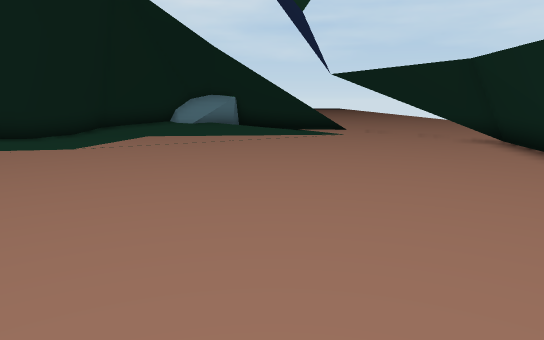
view 1 (above)

16 first-person views from a walk through a scene from a Unity 3-D project. The camera is 1.2 m above the floor, tilts 10° down and sees 70° across. The floor is counted in squares, 1 m on a side. Each view is taken from the middle of a square. On the plan, view 1 faces up. The plan holds only what a view shows up to about 15 squares ahead; the rest is blank. The place goes on beyond the plan. Some animated figures are not drawn.

view 2
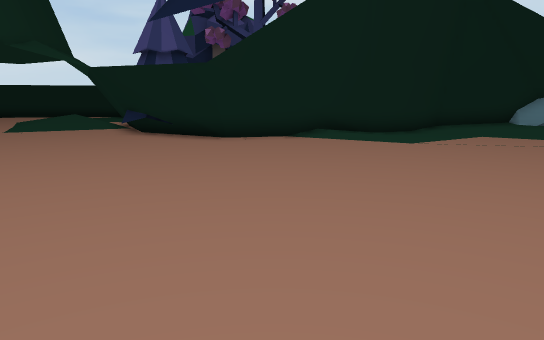

view 3
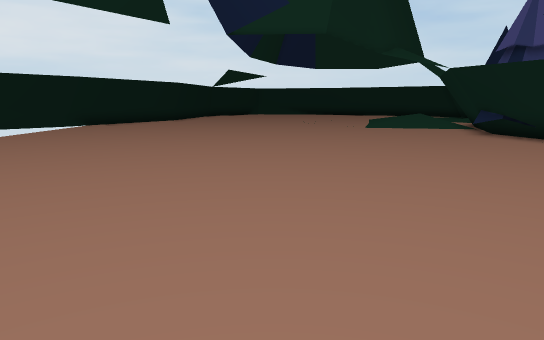

view 4
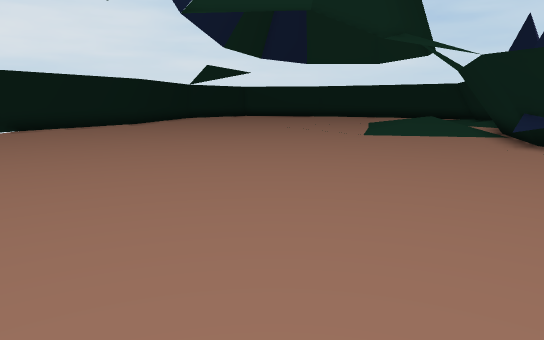

view 5
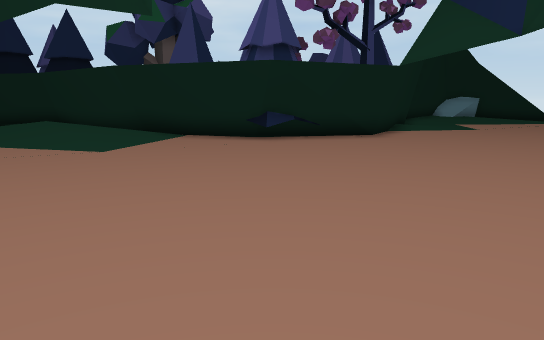

view 6
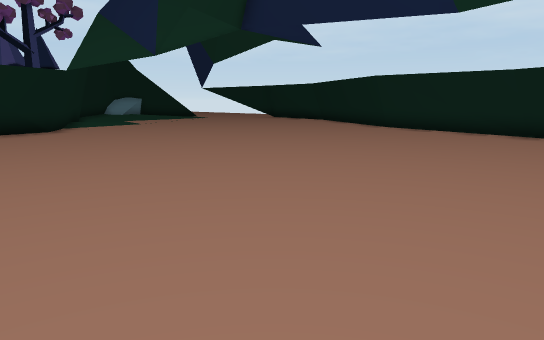

view 7
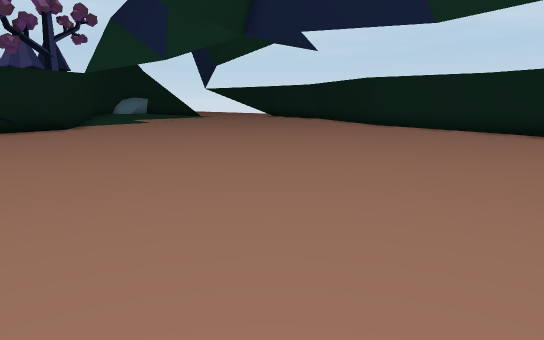

view 8
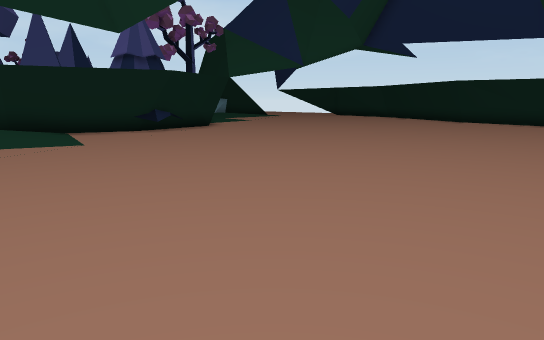

view 9
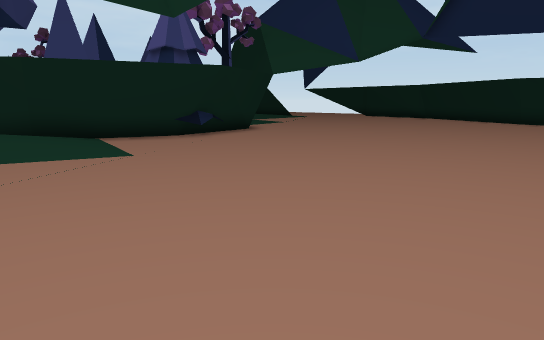

view 10
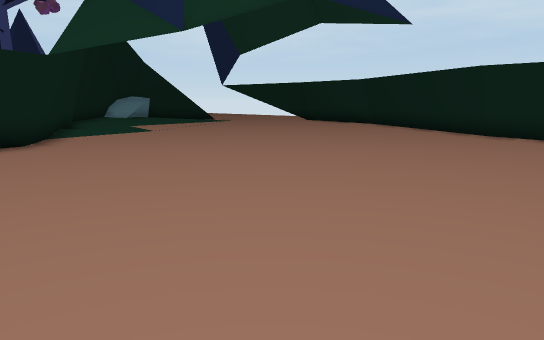

view 11
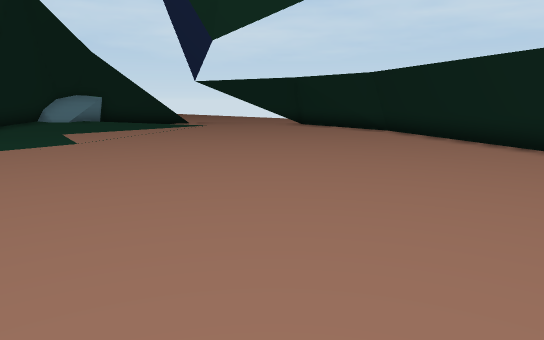

view 12
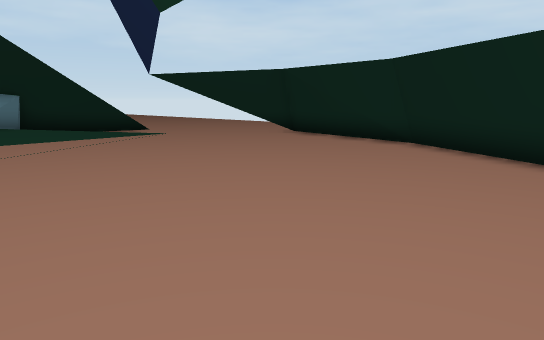

view 13
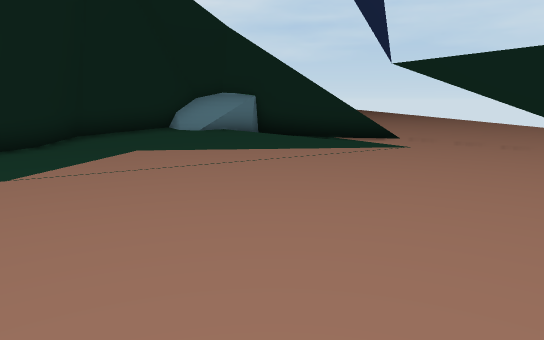

view 14
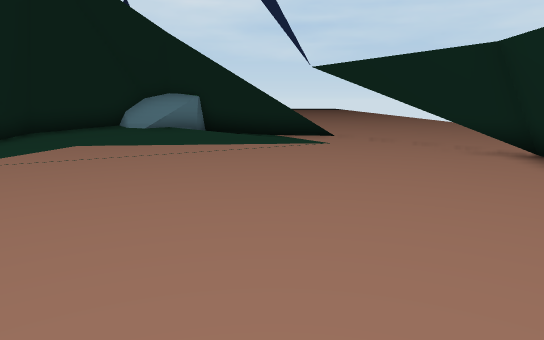

view 15
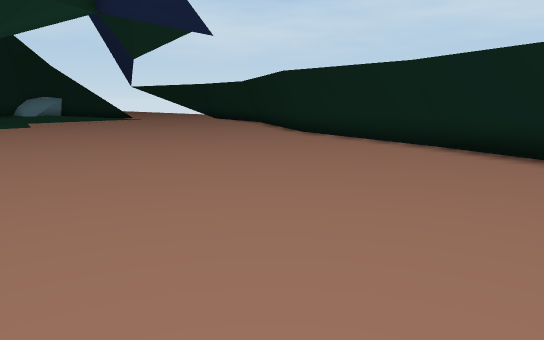

view 16
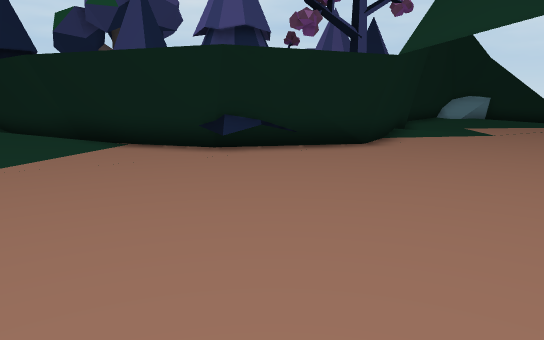

### Floor plan
Points are (right, up) in squares from view 1. A wall is a line through its corners. A room is listed if a view was taken in it or the views show most of it. See-through windows are left out.
Room 1 (views 1, 2, 3, 4, 5, 6, 7, 8, 9, 10, 11, 12, 13, 14, 15, 16)
walls: (-12.1, 5.5) (-14.1, 5) (-19, 6.8); (-9.9, 6.5) (-13.1, 5.1); (-12.7, 5.2) (-14.2, 4.8) (-19.1, 6.6); (-11.9, 5.8) (-12.6, 5.6); (-13.2, 5.5) (-14.3, 5.2); (-14.2, 5.4) (-19.1, 7) (-22.6, 9.7); (-8.7, 9.1) (-10.1, 6.6) (-12.5, 5.5); (-18.1, 6.1) (-19.1, 6.4) (-20.4, 7.4); (-7.4, 11.4) (-9.9, 6.3); (1.4, -0.7) (5.4, 6.3) (5.5, 8); (-7.4, 11.5) (-10.1, 6.8); (1.6, -0.6) (5.6, 6.2); (-18.9, 6.6) (-22, 8.9); (-0.3, -6.7) (1.5, -0.5); (-0.1, -6.7) (1.7, -0.6); (-1.6, -9.5) (-0.3, -6.5); (-1.3, -9.5) (-0.1, -6.6); (-6.6, 14.4) (-7.6, 11.3); (-19.4, -11) (-18.8, -11.3); (-4.1, 16.4) (-6.2, 15) (-6.8, 13.6); (-3.8, 16.4) (-6.2, 14.7); (5.6, 11.5) (3.2, 14); (0.7, 16.2) (-1.6, 16.6); (5.5, 11.8) (3.8, 13.6); (5.5, 12.1) (4.5, 13.2); (1.2, 16.3) (-1.5, 16.8); (2.1, 16.4) (-1.5, 17)
low walls: (-11.6, 6) (-12.7, 5.8); (-11.1, 6.4) (-12.6, 6.1); (-10.8, 6.6) (-11.5, 6.5); (-10.1, 6.8) (-11.8, 6.1); (-11.8, 6.4) (-12.5, 6.3); (-10.3, 7) (-11, 6.7); (-14.3, 5.6) (-18.9, 7.2); (-14.4, 5.9) (-15.9, 6.4); (-9.5, 8.4) (-10.4, 6.9) (-11.6, 6.6); (-8.6, 9.9) (-9.4, 8.5); (-16.5, 6.6) (-18.7, 7.4); (-7.6, 11.7) (-8.2, 10.4); (2.5, 0.4) (5.6, 5.7); (-18.9, 7.1) (-22.6, 9.9); (-18.8, 7.4) (-19.8, 8.1); (0.3, -6.8) (1.7, -0.7); (-0.5, -8.5) (0.3, -6.6); (-0.3, -8.5) (0.1, -7.4); (-1.1, -9.4) (0.1, -6.7); (-0.9, -9.4) (-0.6, -8.7); (-0.9, -9.5) (-0.5, -8.2); (-20.2, 8.4) (-22.5, 10.1); (-4.5, 16.4) (-6.5, 15.1); (5.5, 12.5) (5.2, 12.8); (3, 16.5) (-1.6, 17.3)

Where each view was taken, in squares from view 1:
view 1: 0 up, 0 right, facing up
view 2: 1 down, 0 right, facing up-left
view 3: 2 down, 0 right, facing left
view 4: 1 down, 4 left, facing left
view 5: 7 down, 14 left, facing up
view 6: 10 down, 15 left, facing up-right
view 7: 11 down, 16 left, facing up-right
view 8: 9 down, 22 left, facing up-right
view 9: 6 down, 22 left, facing up-right
view 10: 5 down, 13 left, facing up-right
view 11: 2 down, 9 left, facing up-right
view 12: 1 up, 5 left, facing up-right
view 13: 4 up, 1 left, facing up
view 14: 3 up, 1 right, facing up
view 15: 11 down, 10 left, facing up-right
view 16: 4 down, 13 left, facing up
